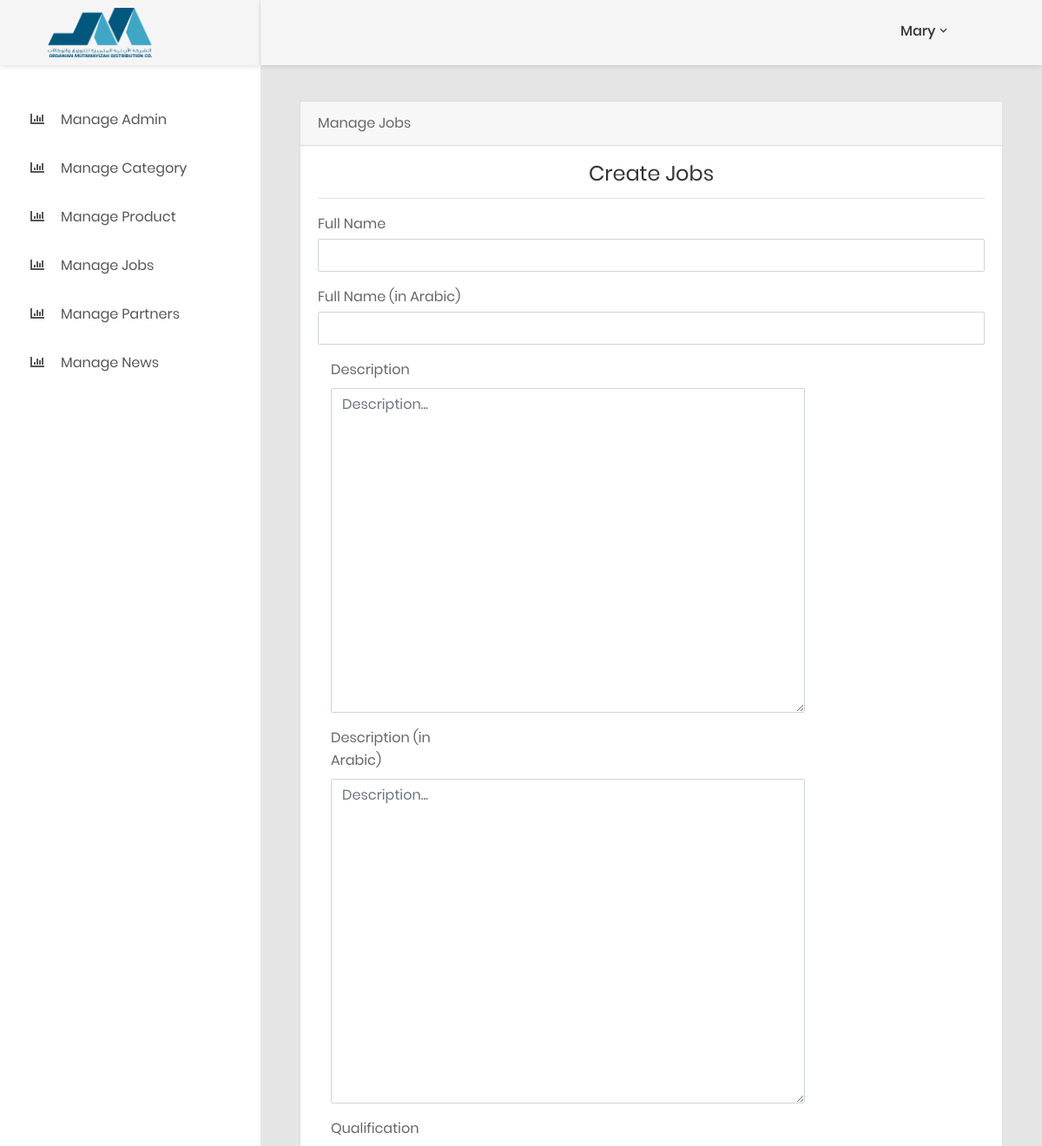
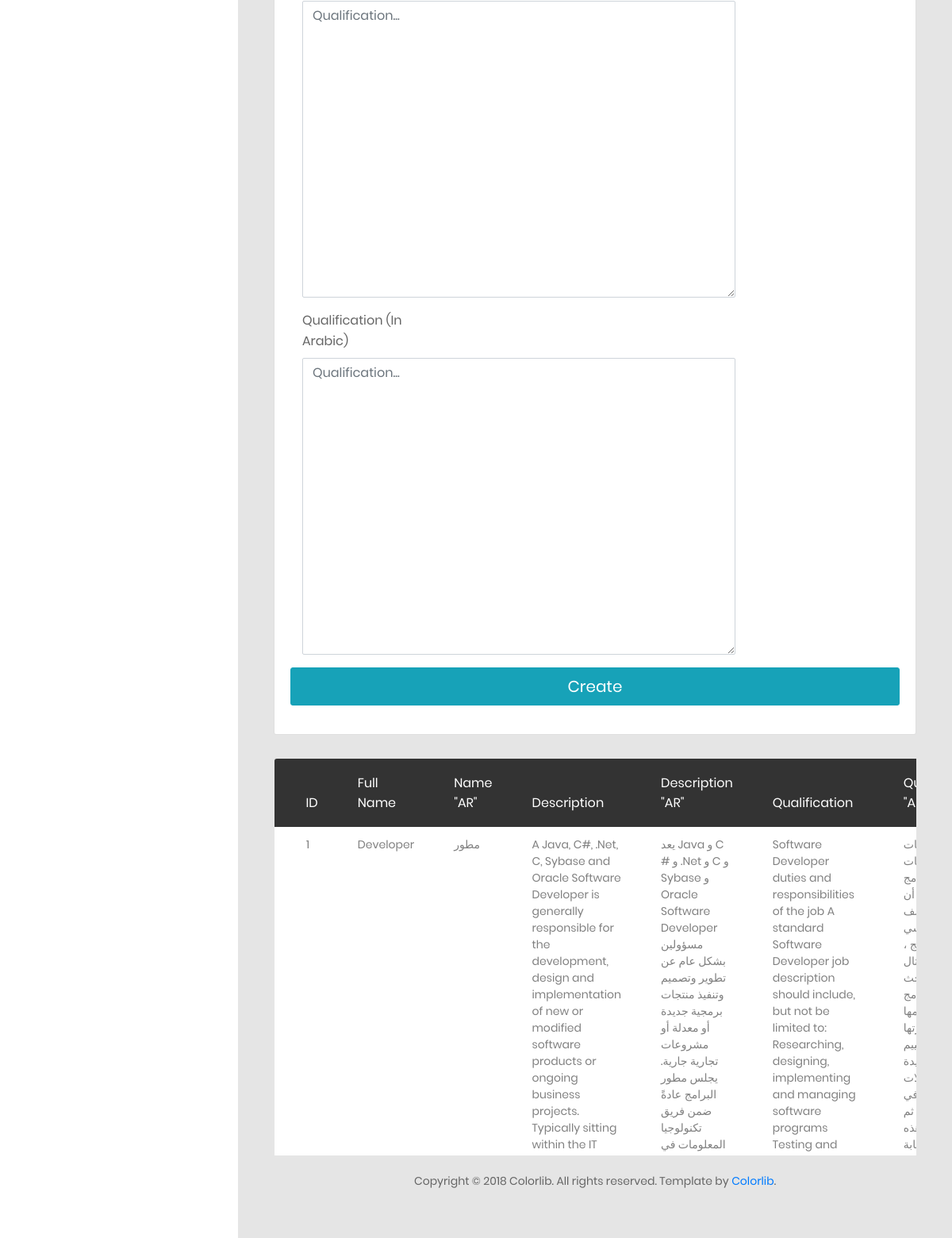
The page /admin/manage_jobs.php (signed in) on the database its author committed (2 pictures, top to bottom).
### tables this page shows
CREATE TABLE `jobs` (
  `job_id` int(3) NOT NULL,
  `job_name` varchar(100) NOT NULL,
  `job_nameAr` varchar(100) NOT NULL,
  `job_desc` text NOT NULL,
  `job_desc_Ar` text NOT NULL,
  `job_qual` text NOT NULL,
  `job_qual_Ar` text NOT NULL
);

### admin/manage_jobs.php (the view, shortened to what this page needs)
<?php include'includes/admin_header.php'; ?>
<?php include'includes/connection.php'; ?>
<div class="main-content">
    <div class="section__content section__content--p30">
        <div class="container-fluid">
            <div class="row">
                <div class="col-lg-12">
                    <div class="card">
                        <div class="card-header">Manage Jobs</div>
                        <div class="card-body">
                            <div class="card-title">
                                <h3 class="text-center title-2">create Jobs</h3>
                            </div>
                            <hr>
                            <form action="" method="post" novalidate="novalidate">
                                <div class="form-group">
                                    <label for="cc-number" class="control-label mb-1">Full Name</label>
                                    <input id="cc-number" name="name" type="text" class="form-control cc-number identified visa" value="" data-val="true"
                                           data-val-required="Please enter the card number" data-val-cc-number="Please enter a valid card number"
                                           autocomplete="cc-number">
                                </div>
                                <div class="form-group">
                                    <label for="cc-number" class="control-label mb-1">Full Name (in Arabic)</label>
                                    <input id="cc-number" name="nameAr" type="text" class="form-control cc-number identified visa" value="" data-val="true"
                                           data-val-required="Please enter the card number" data-val-cc-number="Please enter a valid card number"
                                           autocomplete="cc-number">
                                </div>
                                <div class="form-group">
                                    <div class="col col-md-3">
                                        <label for="textarea-input" class=" form-control-label">Description</label>
                                    </div>
                                    <div class="col-12 col-md-9">
                                        <textarea name="desc" type="text" id="textarea-input" rows="15" placeholder="Description..." class="form-control"></textarea>
                                    </div>
                                </div>
                                <div class="form-group">
                                    <div class="col col-md-3">
                                        <label for="textarea-input" class=" form-control-label">Description (in Arabic)</label>
                                    </div>
                                    <div class="col-12 col-md-9">
                                        <textarea name="desc_Ar" type="text" id="textarea-input" rows="15" placeholder="Description..." class="form-control"></textarea>
                                    </div>
                                </div>
                                <div class="form-group">
                                    <div class="col col-md-3">
                                        <label for="textarea-input" class=" form-control-label">Qualification</label>
                                    </div>
                                    <div class="col-12 col-md-9">
                                        <textarea name="qual" type="text" id="textarea-input" rows="15" placeholder="Qualification..." class="form-control"></textarea>
                                    </div>
                                </div>
                                <div class="form-group">
                                    <div class="col col-md-3">
                                        <label for="textarea-input" class=" form-control-label">Qualification (In Arabic)</label>
                                    </div>
                                    <div class="col-12 col-md-9">
                                        <textarea name="qual_Ar" type="text" id="textarea-input" rows="15" placeholder="Qualification..." class="form-control"></textarea>
                                    </div>
                                </div>
                                <div>
                                    <button id="payment-button" type="submit" class="btn btn-lg btn-info btn-block" name="submit">
                                        <span id="payment-button-amount">Create</span>
                                    </button>
                                </div>
                            </form>
                        </div>
                    </div>
                    <table class="table table-borderless table-data3 table-responsive" style="height: 500px;">
                        <thead>
                            <tr>
                                <th>ID</th>
                                <th>Full Name</th>
                                <th>Name "AR"</th>
                                <th>Description</th>
                                <th>Description "AR"</th>
                                <th>Qualification</th>
                                <th>Qualification "AR"</th>
                            </tr>
                        </thead>
                        <tbody>
                            <?php
                            $query = "select * from jobs";
                            $result = mysqli_query($conn, $query);
                            while ($adminset = mysqli_fetch_assoc($result)) {
                                echo "<tr>";
                                echo "<td> {$adminset['job_id']}</td>";
                                echo "<td> {$adminset['job_name']}</td>";
                                echo "<td> {$adminset['job_nameAr']}</td>";
                                echo "<td> {$adminset['job_desc']}</td>";
                                echo "<td> {$adminset['job_desc_Ar']}</td>";
                                echo "<td> {$adminset['job_qual']}</td>";
                                echo "<td> {$adminset['job_qual_Ar']}</td>";
                                echo "</tr>";
                            }
                            ?>
                        </tbody>
                    </table>
                </div>
            </div>
        </div>
    </div>
</div>
<?php include'includes/admin_footer.php'; ?>

### admin/includes/admin_header.php (shortened to what this page needs)
<?php
include'includes/connection.php';
?>
<!DOCTYPE html>
<html lang="en">
    <head>
        <link href="css/font-face.css" rel="stylesheet" media="all">
        <link href="vendor/font-awesome-4.7/css/font-awesome.min.css" rel="stylesheet" media="all">
        <link href="vendor/font-awesome-5/css/fontawesome-all.min.css" rel="stylesheet" media="all">
        <link href="vendor/mdi-font/css/material-design-iconic-font.min.css" rel="stylesheet" media="all">
        <link href="vendor/bootstrap-4.1/bootstrap.min.css" rel="stylesheet" media="all">
        <link href="vendor/animsition/animsition.min.css" rel="stylesheet" media="all">
        <link href="vendor/bootstrap-progressbar/bootstrap-progressbar-3.3.4.min.css" rel="stylesheet" media="all">
        <link href="vendor/wow/animate.css" rel="stylesheet" media="all">
        <link href="vendor/css-hamburgers/hamburgers.min.css" rel="stylesheet" media="all">
        <link href="vendor/slick/slick.css" rel="stylesheet" media="all">
        <link href="vendor/select2/select2.min.css" rel="stylesheet" media="all">
        <link href="vendor/perfect-scrollbar/perfect-scrollbar.css" rel="stylesheet" media="all">
        <link href="css/theme.css" rel="stylesheet" media="all">
        <link href="css/mystyles.css" rel="stylesheet" media="all">
    </head>
    <body class="animsition">
        <div class="page-wrapper">
            <aside class="menu-sidebar d-none d-lg-block">
                <div class="logo">
                    <a href="../index.php">
                        <img src="images/logo.png" width="120" height="90" alt="Cool Admin" style="margin-left: 20px;" />
                    </a>
                </div>
                <div class="menu-sidebar__content js-scrollbar1">
                    <nav class="navbar-sidebar">
                        <ul class="list-unstyled navbar__list">
                            <li class="has-sub">
                                <a class="js-arrow" href="manage_admin.php">
                                    <i class="fas fa-chart-bar"></i>Manage Admin</a>
                            </li>
                            <li>
                                <a href="manage_category.php">
                                    <i class="fas fa-chart-bar"></i>Manage Category</a>
                            </li>
                            <li>
                                <a href="manage_product.php">
                                    <i class="fas fa-chart-bar"></i>Manage Product</a>
                            </li>
                            <li>
                                <a href="manage_jobs.php">
                                    <i class="fas fa-chart-bar"></i>Manage Jobs</a>
                            </li>
                            <li>
                                <a href="manage_partners.php">
                                    <i class="fas fa-chart-bar"></i>Manage Partners</a>
                            </li>
                            <li>
                                <a href="manage_news.php">
                                    <i class="fas fa-chart-bar"></i>Manage News</a>
                            </li>
                        </ul>
                    </nav>
                </div>
            </aside>
            <div class="page-container">
                <header class="header-desktop">
                    <div class="section__content section__content--p30">
                        <div class="container-fluid" >
                            <div class="header-wrap" >
                                <div class="header-button" style="width:200px;position:    absolute; right: 20px; top:-25px; margin-top:0px; ">
<?php
$query = "SELECT * from admin where admin_id ={$_SESSION['admin_id']}";
$res   = mysqli_query($conn,$query);
$adminSet = mysqli_fetch_assoc($res);
?>
                                    <div class="account-wrap">
                                        <div class="account-item clearfix js-item-menu pull-right">
                                            <div class="content pull-right">
                                                <a class="js-acc-btn" href="#"><?php echo $adminSet["admin_fullname"]?></a>
                                            </div>
                                        </div>
                                    </div>
                                </div>
                            </div>
                        </div>
                    </div>
                </header>

### rows shown on the page
jobs: job_id "1", job_name "Developer", job_nameAr "مطور", job_desc "A Java, C#, .Net, C, Sybase and Oracle Software Developer is generally responsible for the development, design and implementation of new or modified software products or ongoing business projects. Typically sitting within the IT…", job_desc_Ar "يعد Java و C # و .Net و C و Sybase و Oracle Software Developer مسؤولين بشكل عام عن تطوير وتصميم وتنفيذ منتجات برمجية جديدة أو معدلة أو مشروعات تجارية جارية. يجلس مطور البرامج عادةً ضمن فريق تكنولوجيا المعلومات في…", job_qual "Software Developer duties and responsibilities of the job A standard Software Developer job description should include, but not be limited to: Researching, designing, implementing and managing software programs Testing and…"

### other values the page prints
$adminSet["admin_fullname"] "Mary"
